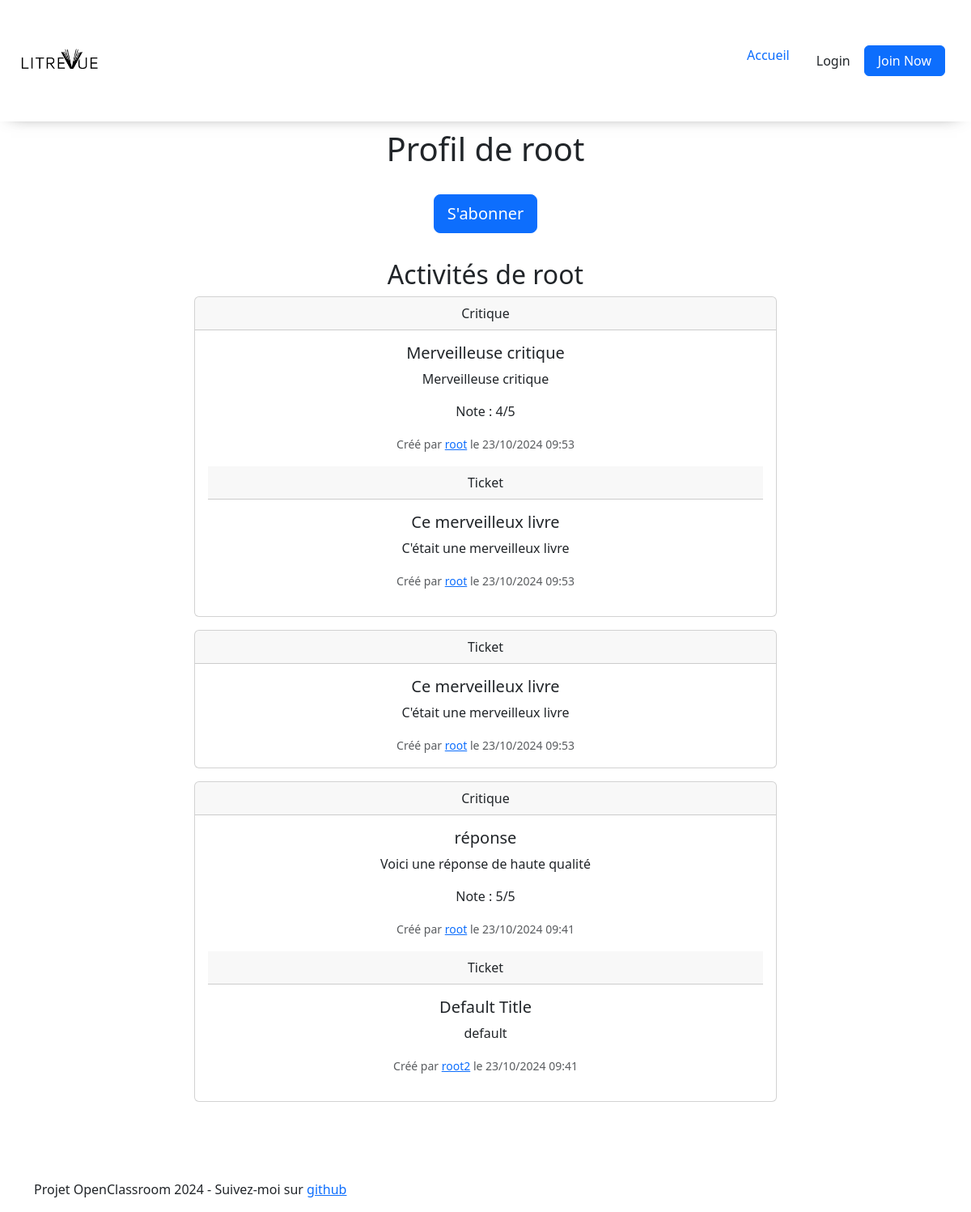
Screenshot of /user/root/ with the database file from the repository.
### users/models.py (models this page shows, shortened)
class CustomUser(modelsAuth.AbstractUser):
    followed_users = models.ManyToManyField('self', through=UserFollows,  symmetrical=False, related_name='followers_set')

### website/models.py (models this page shows, shortened)
class Review(models.Model):
    ticket = models.ForeignKey(to=Ticket, on_delete=models.CASCADE)
    rating = models.PositiveSmallIntegerField(
        validators=[MinValueValidator(0), MaxValueValidator(5)],
    )
    headline = models.CharField(max_length=128)
    body = models.TextField(max_length=8192, blank=True)
    user = models.ForeignKey(
        to=settings.AUTH_USER_MODEL, on_delete=models.CASCADE
    )
    time_created = models.DateTimeField(auto_now_add=True)

class Ticket(models.Model):
    book = models.CharField(max_length=128,default='Default Title')
    description = models.TextField(max_length=2048, blank=True)
    user = models.ForeignKey(settings.AUTH_USER_MODEL, on_delete=models.CASCADE)
    image = models.ImageField(upload_to='tickets/', null=True, blank=True)
    time_created = models.DateTimeField(auto_now_add=True)

### website/views.py (the view)
# urls.py: path('user/<str:username>/', UserProfileView.as_view(), name='user_profile'),
class UserProfileView(ListView):
    template_name = 'website/user_profile.html'
    context_object_name = 'contributions'
    def get_queryset(self):
        user = get_object_or_404(User, username=self.kwargs['username'])
        tickets = Ticket.objects.filter(user=user)
        reviews = Review.objects.filter(user=user)
        contributions = sorted(
            chain(tickets, reviews),
            key=attrgetter('time_created'),
            reverse=True
        )
        return contributions
    def get_context_data(self, **kwargs):
        context = super().get_context_data(**kwargs)
        profile_user = get_object_or_404(User, username=self.kwargs['username'])
        context['profile_user'] = profile_user
        context['is_following'] = self.request.user.is_authenticated and self.request.user.followed_users.filter(pk=profile_user.pk).exists()
        return context

### website/templates/website/user_profile.html (shortened to what this page needs)
{% extends 'website/base.html' %}
{% load static %}
{% block content %}
<div class="main_content container mt-5">
    <h1 class="text-center mb-4">Profil de {{ profile_user.username }}</h1>
    <div class="row justify-content-center">
        <div class="col-lg-8">
            <div class="text-center mb-4">
                {% if user != profile_user %}
                    {% if is_following %}
                        <form method="post" action="{% url 'website:unsubscribe' profile_user.username %}">
                            {% csrf_token %}
                            <button type="submit" class="btn btn-danger btn-lg m-2">
                                Se désabonner
                            </button>
                        </form>
                    {% else %}
                        <form method="post" action="{% url 'website:subscribe' profile_user.username %}">
                            <button type="submit" class="btn btn-primary btn-lg m-2">
                                S'abonner
                            </button>
                        </form>
                    {% endif %}
                {% endif %}
            </div>
            <div class="text-center">
                <h2>Activités de {{ profile_user.username }}</h2>
                {% for item in contributions %}
                    {% include 'website/_feedItem.html' with item=item %}
                {% empty %}
                    <p>Aucune activité pour cet utilisateur.</p>
                {% endfor %}
            </div>
        </div>
    </div>
</div>
{% endblock content %}

### website/templates/website/base.html (shortened to what this page needs)
{%load static %}
<!DOCTYPE html>
<html lang="en">
    <head>
        <link rel="stylesheet" href="{% static 'website/navbar.css' %}" />
        <link rel="stylesheet" href="{% static 'website/home.css' %}" />
        <link href="https://cdn.jsdelivr.net/npm/bootstrap@5.3.2/dist/css/bootstrap.min.css" rel="stylesheet">
    </head>
    <body>
        <header class="header">
            <div class="container navbar">
                <a href="{% url 'website:home' %}" class="logo">
                    <img class="logo" src="{% static 'website/Logo_LitRevue.png' %}" alt="LitRevue Logo">
                </a>
               	<nav class="nav">
	            	<a href="{% url 'website:home' %}"> Accueil</a>
	                {% if request.user.is_authenticated %}
	    	              	<a href="{% url 'website:ticket_list' %}"><i class=bi bi-list-task></i> Tickets </a>
	    	              	<a href="{% url 'website:review_list' %}"><i class=bi bi-plus-circle></i> Revues </a>
                              <a href="{% url 'website:followed_users' %}"><i class="bi bi-plus-circle"></i> Abonnements </a>
		                	<a href="#"> {{request.user | title}}</a>
	    	                <form class="logout" method="post" action="{% url 'users:logout' %}" class="logout-form">
                                {% csrf_token %}
                                <button type="submit" class="btn btn-danger btn-sm">
                                    <i class="fas fa-sign-out-alt"></i> Déconnexion
                                </button>
                            </form>
	                {% else %}
							<a class="btn btn-outline">Login</a>
                            <a href="{% url 'users:register' %}" class="btn btn-primary">Join Now</a>
	                {% endif %}
	              </nav>
            </div>
        </header>
        <main>
            <div class="container">
             {%block content %}
             {%endblock content%}
            </div>
        </main>
        <footer class="footer">
            <div class="container">
				<p>Projet OpenClassroom 2024 - Suivez-moi sur <a href="https://github.com/Zeatop"> github </a></p>
            </div>
        </footer>
    </body>
</html>

### website/templates/website/_feedItem.html (shortened to what this page needs)
<div class="card mb-3">
    {% if item.book %}
        <div class="card-header">Ticket</div>
        <div class="card-body">
            <h5 class="card-title">{{ item.book }}</h5>
            <p class="card-text">{{ item.description|truncatewords:30 }}</p>
            <p class="card-text"><small class="text-muted">Créé par <a href="http://localhost:8000/user/{{ item.user }}">{{ item.user }}</a> le {{ item.time_created|date:"d/m/Y H:i" }}</small></p>
        </div>
    {% elif item.headline %}
        <div class="card-header">Critique</div>
        <div class="card-body">
            <h5 class="card-title">{{ item.headline }}</h5>
            <p class="card-text">{{ item.body|truncatewords:30 }}</p>
            <p class="card-text">Note : {{ item.rating }}/5</p>
            <p class="card-text"><small class="text-muted">Créé par <a href="http://localhost:8000/user/{{ item.user }}">{{ item.user }}</a> le {{ item.time_created|date:"d/m/Y H:i" }}</small></p>
            <div class="card-header">Ticket</div>
            <div class="card-body">
                <h5 class="card-title">{{ item.ticket.book }}</h5>
                <p class="card-text">{{ item.ticket.description|truncatewords:30 }}</p>
                <p class="card-text"><small class="text-muted">Créé par <a href="http://http://localhost:8000/user/{{ item.ticket.user }}">{{ item.ticket.user }}</a> le {{ item.time_created|date:"d/m/Y H:i" }}</small></p>
            </div>
        </div>
    {% endif %}
</div>

### website/static/website/navbar.css (style rules this page uses)
footer { margin-top: 5rem }
.navbar { display: flex; justify-content: space-between; align-content: center; box-shadow: -2px 5px 20px -15px rgba(0,0,0,0.74); min-width: 100%; position: fixed !important; padding-bottom: 2rem !important; height: 10%; padding-top: 2rem !important; margin-top: -3rem; z-index: 2; background-color: white; }
.logo { max-width: 35%; }
.nav a { padding-left: 1rem; padding-right: 1rem; text-decoration: none; }
.nav { padding-right: 2rem }
.main_content { padding-top: 10%; position: relative; z-index: 1; top: 0; }

### rows the page displays
CustomUser: username "root"
Review: headline "Merveilleuse critique", body "Merveilleuse critique", rating "4", user "root", time_created "23/10/2024 09:53", ticket.book "Ce merveilleux livre", ticket.description "C'était une merveilleux livre", ticket.user "root"
Ticket: book "Ce merveilleux livre", description "C'était une merveilleux livre", user "root", time_created "23/10/2024 09:53"
Review: headline "réponse", body "Voici une réponse de haute qualité", rating "5", user "root", time_created "23/10/2024 09:41", ticket.book "Default Title", ticket.description "default", ticket.user "root2"
